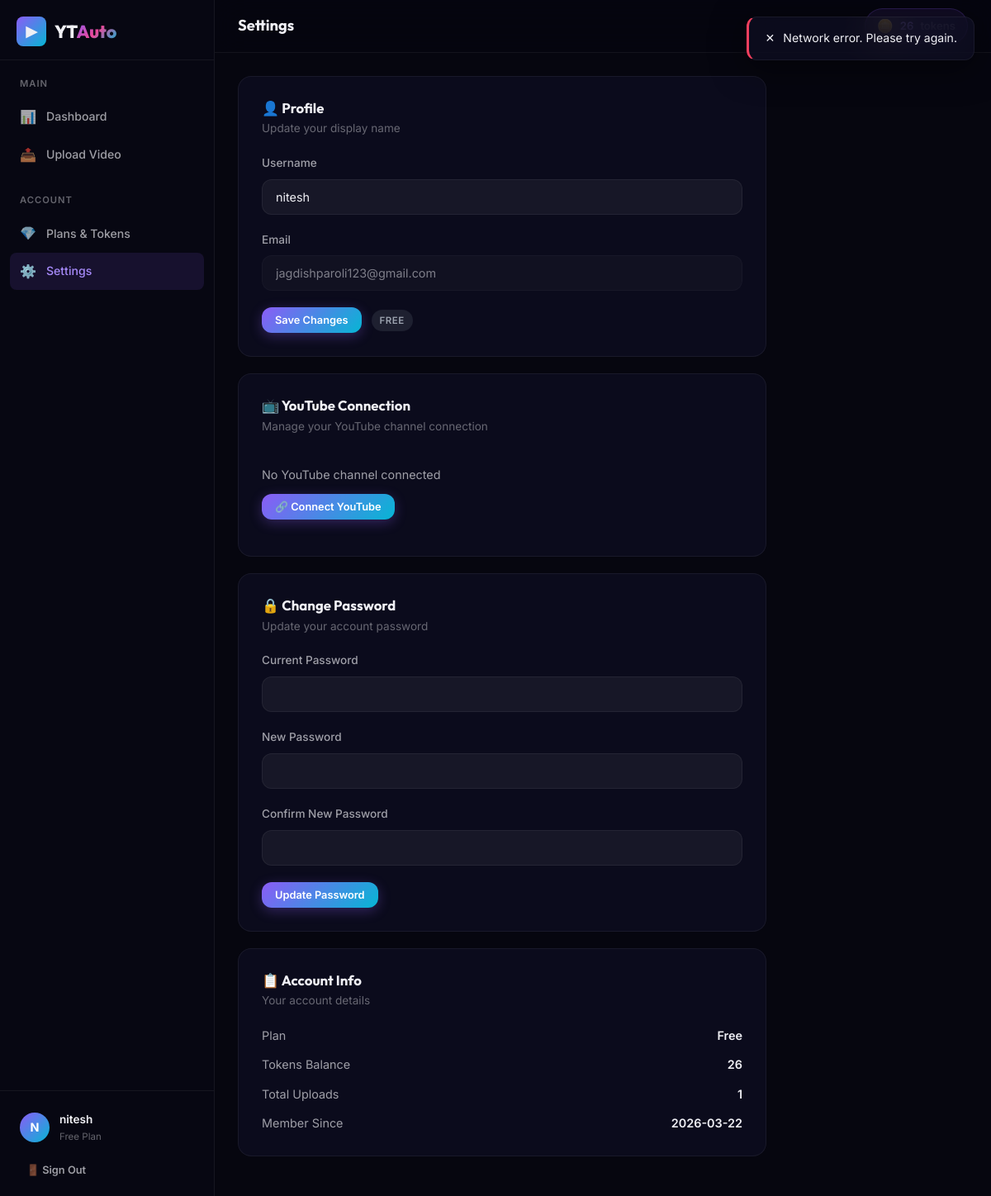
The page /settings (signed in) on the database its author committed.
### tables this page shows
CREATE TABLE users (
                id              INTEGER PRIMARY KEY AUTOINCREMENT,
                email           TEXT UNIQUE NOT NULL,
                username        TEXT UNIQUE NOT NULL,
                password_hash   TEXT NOT NULL,
                plan            TEXT DEFAULT 'free' CHECK(plan IN ('free','pro','enterprise')),
                tokens_balance  INTEGER DEFAULT 50,
                total_tokens_used INTEGER DEFAULT 0,
                total_uploads   INTEGER DEFAULT 0,
                success_uploads INTEGER DEFAULT 0,
                avatar_url      TEXT DEFAULT '',
                last_refill     TEXT DEFAULT (datetime('now')),
                stripe_customer_id TEXT DEFAULT '',
                created_at      TEXT DEFAULT (datetime('now'))
            , youtube_credentials TEXT DEFAULT '');

### app.py (the view)
@app.route('/settings')
@login_required
def settings():
    yt_connected = check_authentication(current_user.id)
    channel = get_channel_info(current_user.id) if yt_connected else None
    user = get_user_by_id(current_user.id)
    return render_template('settings.html',
                           yt_connected=yt_connected,
                           channel=channel,
                           user=user)

### app.py (called while the page is built)
@app.before_request
def _before():
    session.permanent = True
    if current_user.is_authenticated:
        try:
            refill_daily_tokens(current_user.id)
        except Exception:
            pass
    if os.getenv('ENVIRONMENT') == 'production':
        if request.headers.get('X-Forwarded-Proto', 'http') != 'https':
            from urllib.parse import urlparse, urlunparse
            url = urlparse(request.url)
            if url.scheme == 'http':
                return redirect(urlunparse(url._replace(scheme='https')), code=301)

### auth.py (called while the page is built)
def init_login_manager(app):
    login_manager = LoginManager()
    login_manager.init_app(app)
    login_manager.login_view = 'auth.login'
    login_manager.login_message = ''
    login_manager.login_message_category = 'info'
    @login_manager.user_loader
    def load_user(user_id):
        user_dict = get_user_by_id(int(user_id))
        if user_dict:
            return User(user_dict)
        return None
    @login_manager.unauthorized_handler
    def unauthorized():
        if request.is_json or request.headers.get('X-Requested-With') == 'XMLHttpRequest':
            return jsonify({'error': 'Authentication required', 'redirect': '/login'}), 401
        return redirect(url_for('auth.login'))
    return login_manager

### models.py (called while the page is built)
@contextmanager
def get_db():
    conn = sqlite3.connect(DB_PATH)
    conn.row_factory = sqlite3.Row
    conn.execute("PRAGMA journal_mode=WAL")
    conn.execute("PRAGMA foreign_keys=ON")
    try:
        yield conn
        conn.commit()
    except Exception:
        conn.rollback()
        raise
    finally:
        conn.close()

def get_user_by_id(user_id):
    with get_db() as conn:
        row = conn.execute(
            "SELECT * FROM users WHERE id = ?", (user_id,)
        ).fetchone()
        return dict(row) if row else None

def get_youtube_credentials(user_id):
    with get_db() as conn:
        row = conn.execute(
            "SELECT youtube_credentials FROM users WHERE id = ?", (user_id,)
        ).fetchone()
        if row and row['youtube_credentials']:
            return row['youtube_credentials']
        return None

### uploader.py (called while the page is built)
def check_authentication(user_id):
    try:
        creds = get_credentials(user_id)
        return creds is not None and creds.valid
    except Exception:
        return False

### templates/settings.html (shortened to what this page needs)
{% extends "base.html" %}
{% block page_id %}settings{% endblock %}
{% block body %}
<div class="app-layout">
    {% include 'partials/sidebar.html' %}
    <div class="main-content">
        <div class="topbar">
            <div class="topbar-left">
                <h1 class="topbar-title">Settings</h1>
            </div>
            <div class="topbar-right">
                <div class="token-widget">
                    <span class="token-icon">🪙</span>
                    <span class="token-count">{{ user.tokens_balance if user else 0 }}</span>
                    <span style="color:var(--text-muted)">tokens</span>
                </div>
            </div>
        </div>
        <div class="page-content">
            <div class="settings-section">
                <div class="settings-card glass-card">
                    <h3>👤 Profile</h3>
                    <p class="settings-desc">Update your display name</p>
                    <form id="profile-form">
                        <div class="form-group">
                            <label class="form-label" for="settings-username">Username</label>
                            <input type="text" id="settings-username" class="form-input" value="{{ user.username if user else '' }}" minlength="3" required>
                        </div>
                        <div class="form-group">
                            <label class="form-label">Email</label>
                            <input type="email" class="form-input" value="{{ user.email if user else '' }}" disabled style="opacity:0.5;">
                        </div>
                        <div style="display:flex;gap:12px;align-items:center;">
                            <button type="submit" class="btn btn-primary btn-sm">Save Changes</button>
                            <span class="badge badge-{{ user.plan if user else 'free' }}">{{ (user.plan if user else 'free')|upper }}</span>
                        </div>
                    </form>
                </div>
                <div class="settings-card glass-card">
                    <h3>📺 YouTube Connection</h3>
                    <p class="settings-desc">Manage your YouTube channel connection</p>
                    {% if yt_connected and channel %}
                    <div class="yt-connection">
                        {% if channel.thumbnail %}
                        <img src="{{ channel.thumbnail }}" alt="Channel" class="yt-avatar">
                        {% else %}
                        <div class="sidebar-avatar">{{ channel.title[0] if channel.title else 'Y' }}</div>
                        {% endif %}
                        <div class="yt-info">
                            <div class="yt-name">{{ channel.title }}</div>
                            <div class="yt-stats">{{ channel.subscriberCount }} subscribers · {{ channel.videoCount }} videos</div>
                        </div>
                        <span class="badge badge-success">Connected</span>
                    </div>
                    <div class="mt-2">
                        <button class="btn btn-danger btn-sm" onclick="disconnectYouTube()">Disconnect</button>
                    </div>
                    {% else %}
                    <div style="padding:16px 0;">
                        <p class="text-muted" style="font-size:0.9rem;margin-bottom:12px;">No YouTube channel connected</p>
                        <button class="btn btn-primary btn-sm" onclick="connectYouTube()">🔗 Connect YouTube</button>
                    </div>
                    {% endif %}
                </div>
                <div class="settings-card glass-card">
                    <h3>🔒 Change Password</h3>
                    <p class="settings-desc">Update your account password</p>
                    <form id="password-form">
                        <div class="form-group">
                            <label class="form-label" for="current-pw">Current Password</label>
                            <input type="password" id="current-pw" class="form-input" required>
                        </div>
                        <div class="form-group">
                            <label class="form-label" for="new-pw">New Password</label>
                            <input type="password" id="new-pw" class="form-input" required minlength="6">
                        </div>
                        <div class="form-group">
                            <label class="form-label" for="confirm-pw">Confirm New Password</label>
                            <input type="password" id="confirm-pw" class="form-input" required minlength="6">
                        </div>
                        <button type="submit" class="btn btn-primary btn-sm">Update Password</button>
                    </form>
                </div>
                <div class="settings-card glass-card">
                    <h3>📋 Account Info</h3>
                    <p class="settings-desc">Your account details</p>
                    <div style="display:grid;gap:12px;">
                        <div style="display:flex;justify-content:space-between;font-size:0.9rem;">
                            <span class="text-muted">Plan</span>
                            <span style="font-weight:600;">{{ (user.plan if user else 'free')|capitalize }}</span>
                        </div>
                        <div style="display:flex;justify-content:space-between;font-size:0.9rem;">
                            <span class="text-muted">Tokens Balance</span>
                            <span style="font-weight:600;">{{ user.tokens_balance if user else 0 }}</span>
                        </div>
                        <div style="display:flex;justify-content:space-between;font-size:0.9rem;">
                            <span class="text-muted">Total Uploads</span>
                            <span style="font-weight:600;">{{ user.total_uploads if user else 0 }}</span>
                        </div>
                        <div style="display:flex;justify-content:space-between;font-size:0.9rem;">
                            <span class="text-muted">Member Since</span>
                            <span style="font-weight:600;">{{ user.created_at[:10] if user and user.created_at else 'N/A' }}</span>
                        </div>
                    </div>
                </div>
            </div>
        </div>
    </div>
</div>
{% endblock %}

### templates/base.html (shortened to what this page needs)
<!DOCTYPE html>
<html lang="en">
<head>
    <link rel="stylesheet" href="{{ url_for('static', filename='css/style.css') }}">
</head>
<body data-page="{% block page_id %}{% endblock %}">
    <div id="toast-container" class="toast-container"></div>
    {% block body %}{% endblock %}
</body>
</html>

### templates/partials/sidebar.html
<aside class="sidebar">
    <div class="sidebar-header">
        <a href="/" class="nav-logo">
            <span class="logo-icon">▶</span>
            <span>YT<span class="text-gradient">Auto</span></span>
        </a>
    </div>
    <nav class="sidebar-nav">
        <div class="sidebar-nav-group">
            <div class="sidebar-nav-label">Main</div>
            <a href="/dashboard" class="sidebar-link {% if request.path == '/dashboard' %}active{% endif %}">
                <span class="link-icon">📊</span> Dashboard
            </a>
            <a href="/upload" class="sidebar-link {% if request.path == '/upload' %}active{% endif %}">
                <span class="link-icon">📤</span> Upload Video
            </a>
        </div>
        <div class="sidebar-nav-group">
            <div class="sidebar-nav-label">Account</div>
            <a href="/pricing" class="sidebar-link {% if request.path == '/pricing' %}active{% endif %}">
                <span class="link-icon">💎</span> Plans & Tokens
            </a>
            <a href="/settings" class="sidebar-link {% if request.path == '/settings' %}active{% endif %}">
                <span class="link-icon">⚙️</span> Settings
            </a>
        </div>
    </nav>
    <div class="sidebar-footer">
        <div class="sidebar-user">
            <div class="sidebar-avatar">{{ current_user.username[0]|upper if current_user.is_authenticated else '?' }}</div>
            <div class="sidebar-user-info">
                <div class="sidebar-username">{{ current_user.username if current_user.is_authenticated else 'Guest' }}</div>
                <div class="sidebar-plan">{{ current_user.plan if current_user.is_authenticated else 'free' }} plan</div>
            </div>
        </div>
        <form action="/logout" method="POST" style="margin-top:8px;">
            <button type="submit" class="btn btn-ghost btn-sm btn-block" style="justify-content:flex-start;">🚪 Sign Out</button>
        </form>
    </div>
</aside>

### rows shown on the page
users: username "N", username "nitesh", plan "Free", email "jagdishparoli123@gmail.com", plan "FREE", tokens_balance "26", total_uploads "1", created_at "2026-03-22"
